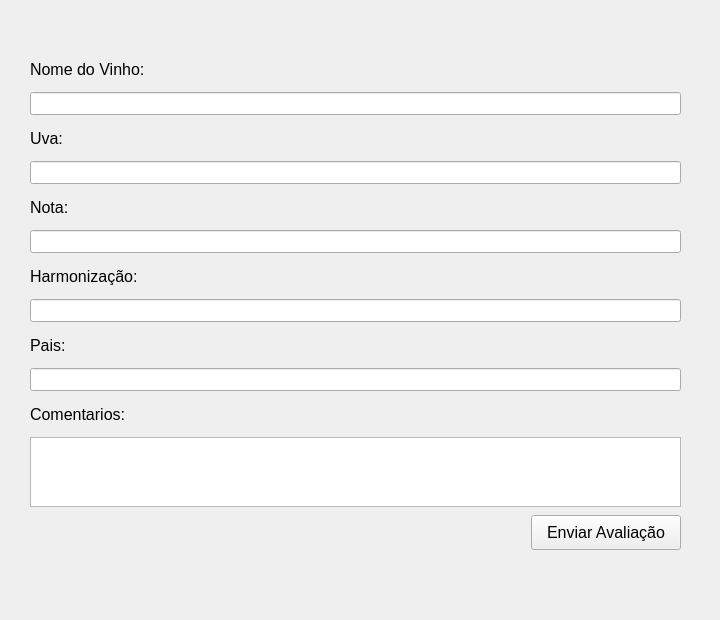
    <widget class="QWidget" name="page_show_avaliar">
     <widget class="QWidget" name="layoutWidget">
      <property name="geometry">
       <rect>
        <x>0</x>
        <y>0</y>
        <width>711</width>
        <height>611</height>
       </rect>
      </property>
      <layout class="QVBoxLayout" name="verticalLayout_3">
       <property name="spacing">
        <number>4</number>
       </property>
       <property name="leftMargin">
        <number>30</number>
       </property>
       <property name="topMargin">
        <number>50</number>
       </property>
       <property name="rightMargin">
        <number>30</number>
       </property>
       <property name="bottomMargin">
        <number>50</number>
       </property>
       <item>
        <widget class="QLabel" name="label_nome">
         <property name="maximumSize">
          <size>
           <width>5000</width>
           <height>30</height>
          </size>
         </property>
         <property name="font">
          <font>
           <pointsize>12</pointsize>
          </font>
         </property>
         <property name="text">
          <string>Nome do Vinho:</string>
         </property>
        </widget>
       </item>
       <item>
        <widget class="QLineEdit" name="input_nome_vinho">
         <property name="font">
          <font>
           <pointsize>10</pointsize>
          </font>
         </property>
        </widget>
       </item>
       <item>
        <widget class="QLabel" name="label_uva">
         <property name="maximumSize">
          <size>
           <width>5000</width>
           <height>30</height>
          </size>
         </property>
         <property name="font">
          <font>
           <pointsize>12</pointsize>
          </font>
         </property>
         <property name="text">
          <string>Uva:</string>
         </property>
        </widget>
       </item>
       <item>
        <widget class="QLineEdit" name="input_uva">
         <property name="font">
          <font>
           <pointsize>10</pointsize>
          </font>
         </property>
        </widget>
       </item>
       <item>
        <widget class="QLabel" name="label_nota">
         <property name="maximumSize">
          <size>
           <width>5000</width>
           <height>30</height>
          </size>
         </property>
         <property name="font">
          <font>
           <pointsize>12</pointsize>
          </font>
         </property>
         <property name="text">
          <string>Nota:</string>
         </property>
        </widget>
       </item>
       <item>
        <widget class="QLineEdit" name="input_nota">
         <property name="font">
          <font>
           <pointsize>10</pointsize>
          </font>
         </property>
        </widget>
       </item>
       <item>
        <widget class="QLabel" name="label_harmonizacao">
         <property name="maximumSize">
          <size>
           <width>5000</width>
           <height>30</height>
          </size>
         </property>
         <property name="font">
          <font>
           <pointsize>12</pointsize>
          </font>
         </property>
         <property name="text">
          <string>Harmonização:</string>
         </property>
        </widget>
       </item>
       <item>
        <widget class="QLineEdit" name="input_harmonizacao">
         <property name="font">
          <font>
           <pointsize>10</pointsize>
          </font>
         </property>
        </widget>
       </item>
       <item>
        <widget class="QLabel" name="label_pais">
         <property name="maximumSize">
          <size>
           <width>5000</width>
           <height>30</height>
          </size>
         </property>
         <property name="font">
          <font>
           <pointsize>12</pointsize>
          </font>
         </property>
         <property name="text">
          <string>Pais:</string>
         </property>
        </widget>
       </item>
       <item>
        <widget class="QLineEdit" name="input_pais">
         <property name="font">
          <font>
           <pointsize>10</pointsize>
          </font>
         </property>
        </widget>
       </item>
       <item>
        <widget class="QLabel" name="label_coment">
         <property name="maximumSize">
          <size>
           <width>5000</width>
           <height>30</height>
          </size>
         </property>
         <property name="font">
          <font>
           <pointsize>12</pointsize>
          </font>
         </property>
         <property name="text">
          <string>Comentarios:</string>
         </property>
        </widget>
       </item>
       <item>
        <widget class="QPlainTextEdit" name="input_coment">
         <property name="maximumSize">
          <size>
           <width>16777215</width>
           <height>70</height>
          </size>
         </property>
         <property name="font">
          <font>
           <pointsize>10</pointsize>
          </font>
         </property>
        </widget>
       </item>
       <item>
        <widget class="QPushButton" name="btn_enviar">
         <property name="enabled">
          <bool>true</bool>
         </property>
         <property name="sizePolicy">
          <sizepolicy hsizetype="Minimum" vsizetype="Fixed">
           <horstretch>0</horstretch>
           <verstretch>0</verstretch>
          </sizepolicy>
         </property>
         <property name="maximumSize">
          <size>
           <width>150</width>
           <height>35</height>
          </size>
         </property>
         <property name="font">
          <font>
           <pointsize>12</pointsize>
          </font>
         </property>
         <property name="layoutDirection">
          <enum>Qt::RightToLeft</enum>
         </property>
         <property name="autoFillBackground">
          <bool>false</bool>
         </property>
         <property name="text">
          <string>Enviar Avaliação</string>
         </property>
        </widget>
       </item>
      </layout>
     </widget>
    </widget>
